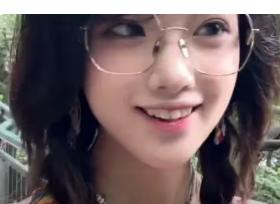
#> input picture project/app/faces/42435.jpg, 280 x 204 px; its folder holds only this picture in this run
$ python -i face_detect.py   (imports and definitions only)
#> lines starting #> are read from the running program, lines starting #| are printed output that depends on the picture
"""
人脸检测模块 —— YuNet (OpenCV DNN)
比 Haar Cascade 更准更快，支持侧脸、遮挡、暗光
"""
import os
import cv2
import numpy as np

_MODEL_DIR = os.path.dirname(os.path.abspath(__file__))
_MODEL_PATH = os.path.join(_MODEL_DIR, "face_detection_yunet.onnx")

# 全局单例
_detector = None
_detector_backend = None
_input_size = None
_haar_detector = None


def _load_haar_detector():
    """当 YuNet 不可用时，回退到 OpenCV 自带 Haar 级联。"""
    global _haar_detector
    if _haar_detector is not None:
        return _haar_detector if not _haar_detector.empty() else None

    haar_path = os.path.join(cv2.data.haarcascades, "haarcascade_frontalface_default.xml")
    if not os.path.exists(haar_path):
        return None

    _haar_detector = cv2.CascadeClassifier(haar_path)
    return _haar_detector if not _haar_detector.empty() else None


def init_detector(width=640, height=480):
    """初始化检测器（首次调用或画面尺寸变化时）"""
    global _detector, _detector_backend, _input_size
    _input_size = (width, height)
    _detector = None
    _detector_backend = None

    if hasattr(cv2, "FaceDetectorYN") and os.path.exists(_MODEL_PATH):
        try:
            _detector = cv2.FaceDetectorYN.create(
                _MODEL_PATH, "", (width, height),
                score_threshold=0.6,      # 置信度阈值
                nms_threshold=0.3,        # 重叠抑制
                top_k=5000,
            )
            _detector_backend = "yunet"
            return
        except Exception:
            _detector = None
            _detector_backend = None

    if _load_haar_detector() is not None:
        _detector_backend = "haar"


def load_img(path):
    """安全读图（兼容中文路径、PNG透明图）"""
    arr = np.fromfile(path, dtype=np.uint8)
    img = cv2.imdecode(arr, cv2.IMREAD_UNCHANGED)
    if img is None: return None
    if len(img.shape) == 3 and img.shape[2] == 4:
        img = cv2.cvtColor(img, cv2.COLOR_BGRA2BGR)
    return img


def find_face(img):
    """返回最大人脸坐标 (x, y, w, h)，未检测到返回 None"""
    global _detector, _detector_backend, _input_size
    h, w = img.shape[:2]
    if _detector is None or _input_size != (w, h):
        init_detector(w, h)

    if _detector_backend == "yunet" and _detector is not None:
        _, faces = _detector.detect(img)
        if faces is None or len(faces) == 0:
            return None
        # 取置信度最高的人脸
        best = max(faces, key=lambda f: f[-1])
        x, y, w_box, h_box = int(best[0]), int(best[1]), int(best[2]), int(best[3])
        if w_box < 20 or h_box < 20:  # 太小的忽略
            return None
        return (x, y, w_box, h_box)

    haar = _load_haar_detector()
    if haar is None:
        return None

    gray = cv2.cvtColor(img, cv2.COLOR_BGR2GRAY) if len(img.shape) == 3 else img
    faces = haar.detectMultiScale(
        gray,
        scaleFactor=1.1,
        minNeighbors=5,
        minSize=(40, 40),
    )
    if len(faces) == 0:
        return None
    x, y, w_box, h_box = max(faces, key=lambda f: f[2] * f[3])
    if w_box < 20 or h_box < 20:
        return None
    return (int(x), int(y), int(w_box), int(h_box))


def get_face(img):
    """检测人脸 → 裁剪 + 留白 10% → Resize 224×224"""
    face = find_face(img)
    if face is None:
        return None
    x, y, w, h = face
    pad = int(min(w, h) * 0.10)
    x1 = max(0, x - pad)
    y1 = max(0, y - pad)
    x2 = min(img.shape[1], x + w + pad)
    y2 = min(img.shape[0], y + h + pad)
    crop = img[y1:y2, x1:x2]
    return cv2.resize(crop, (224, 224))


def draw_box(img, face, label="", color=(0, 255, 0)):
    """在图上画人脸框 + 标签"""
    if face is None: return img
    x, y, w, h = face
    cv2.rectangle(img, (x, y), (x+w, y+h), color, 2)
    if label:
        cv2.putText(img, label, (x, y-8), cv2.FONT_HERSHEY_SIMPLEX, 0.7, color, 2)
    return img


# ====================== 批量测试 ======================
# [22 lines not run here, left out]

>>> import cv2
>>> picture = cv2.imread('../faces/42435.jpg')
#> picture is the input picture: shape (204, 280, 3); mean B, G, R 97.9, 96.1, 112.1
>>> result = get_face(picture)
#> in find_face, `gray = cv2.cvtColor(img, cv2.COLOR_BGR2GRAY) if len(img.shape) == 3 el..`:
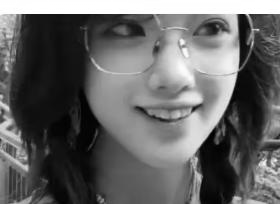
#> gray: shape (204, 280); min 0, max 255, mean 101.1
#> in find_face, `faces = haar.detectMultiScale( gray, scaleFactor=1.1, minNeighbors=5, ..`: faces = ()

$ run again, on project/app/faces/87726.jpg
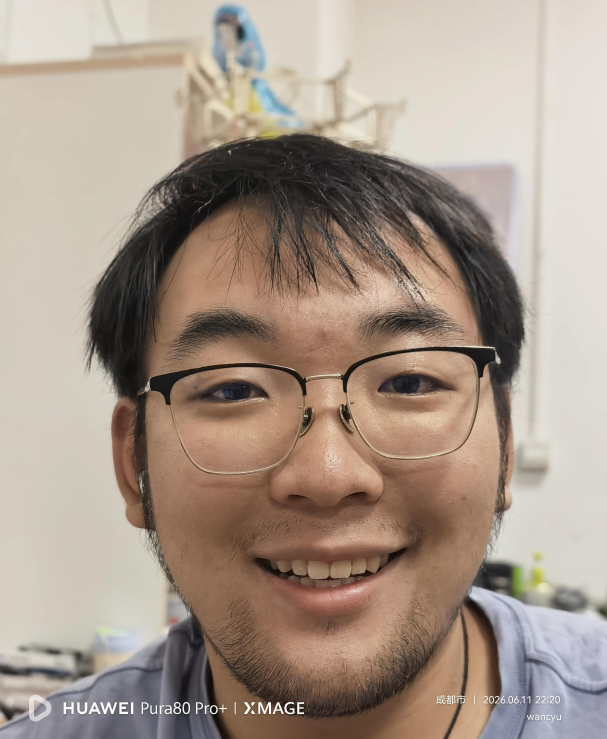
#> input picture project/app/faces/87726.jpg, 1820 x 2216 px (shown at 1/3 size)
#> picture is the input picture: shape (2216, 1820, 3); mean B, G, R 138.4, 151.2, 166.8
#> in find_face, `gray = cv2.cvtColor(img, cv2.COLOR_BGR2GRAY) if len(img.shape) == 3 el..`:
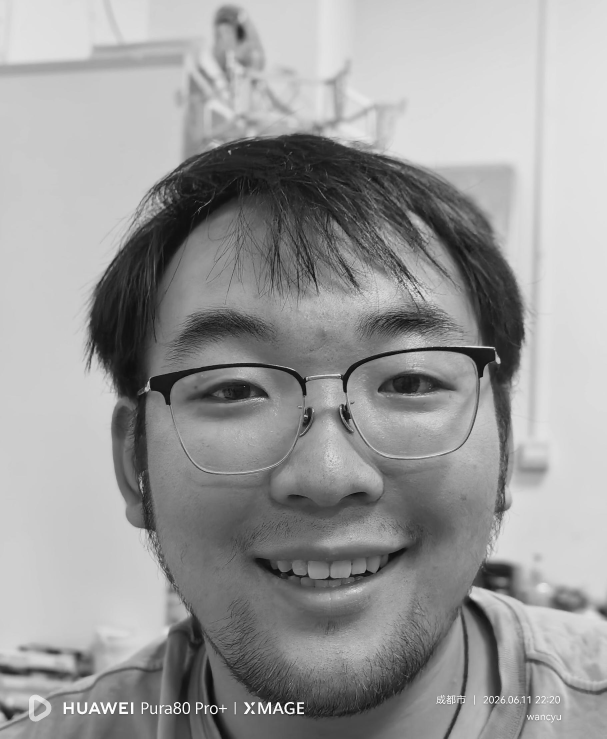
#> gray: shape (2216, 1820) (shown at 1/3 size); min 0, max 255, mean 154.4
#> faces = [[260, 590, 1376, 1376]]
#> in find_face, `x, y, w_box, h_box = max(faces, key=lambda f: f[2] * f[3])`: x = 260; y = 590; w_box = 1376
#> face = (260, 590, 1376, 1376)
#> in get_face, `x, y, w, h = face`: x = 260; y = 590; w = 1376
#> pad = 137
#> x1 = 123
#> y1 = 453
#> x2 = 1773
#> y2 = 2103
#> in get_face, `return cv2.resize(crop, (224, 224))`:
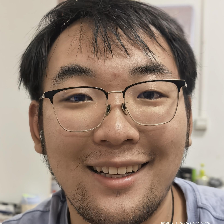
#> returned value: shape (224, 224, 3); mean of channels 0, 1, 2 119, 132.7, 151.9; drawn as B, G, R

$ run again, on project/app/faces/94282.jpg
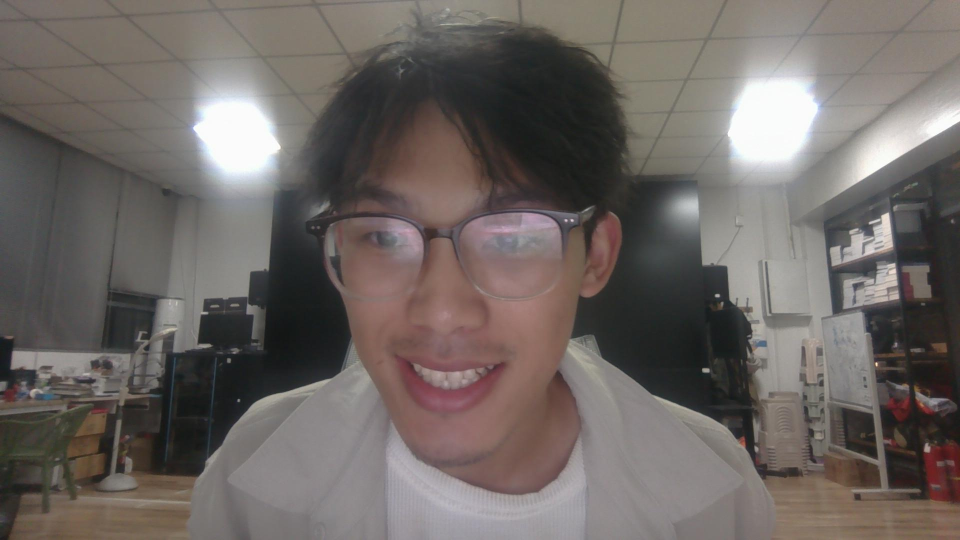
#> input picture project/app/faces/94282.jpg, 1920 x 1080 px (shown at 1/2 size)
#> picture is the input picture: shape (1080, 1920, 3); mean B, G, R 99, 102.5, 109.5
#> in find_face, `gray = cv2.cvtColor(img, cv2.COLOR_BGR2GRAY) if len(img.shape) == 3 el..`:
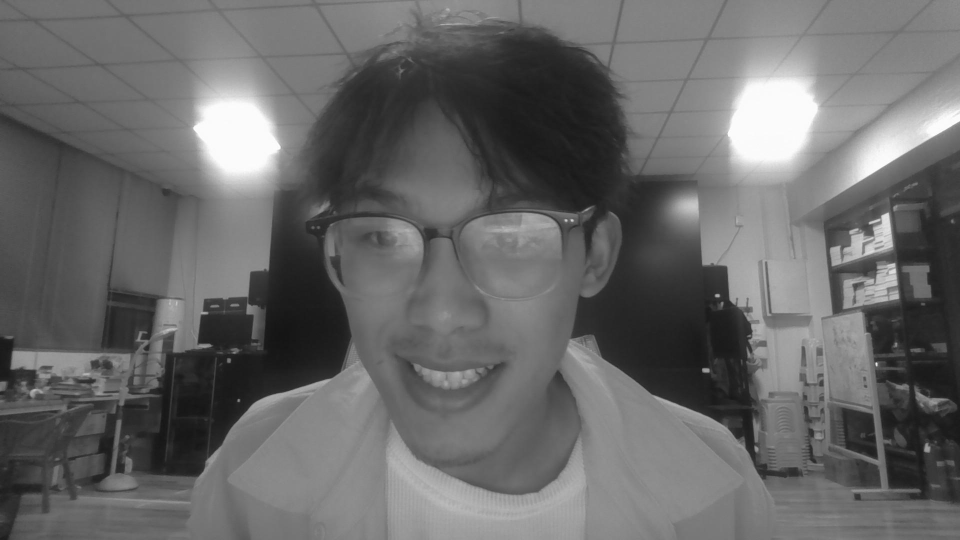
#> gray: shape (1080, 1920) (shown at 1/2 size); min 19, max 255, mean 104.2
#> faces = ()

$ run again, on project/app/faces/angry_0142.jpg
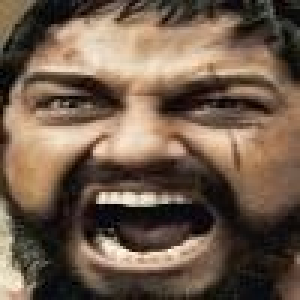
#> input picture project/app/faces/angry_0142.jpg, 100 x 100 px (shown 3 times larger)
#> picture is the input picture: shape (100, 100, 3); mean B, G, R 75.7, 92.3, 112.1
#> in find_face, `gray = cv2.cvtColor(img, cv2.COLOR_BGR2GRAY) if len(img.shape) == 3 el..`:
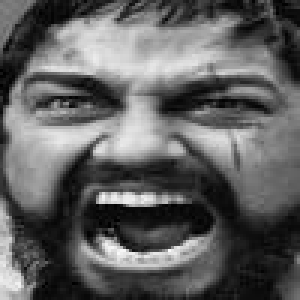
#> gray: shape (100, 100) (shown 3 times larger); min 0, max 250, mean 96.3
#> faces = ()
